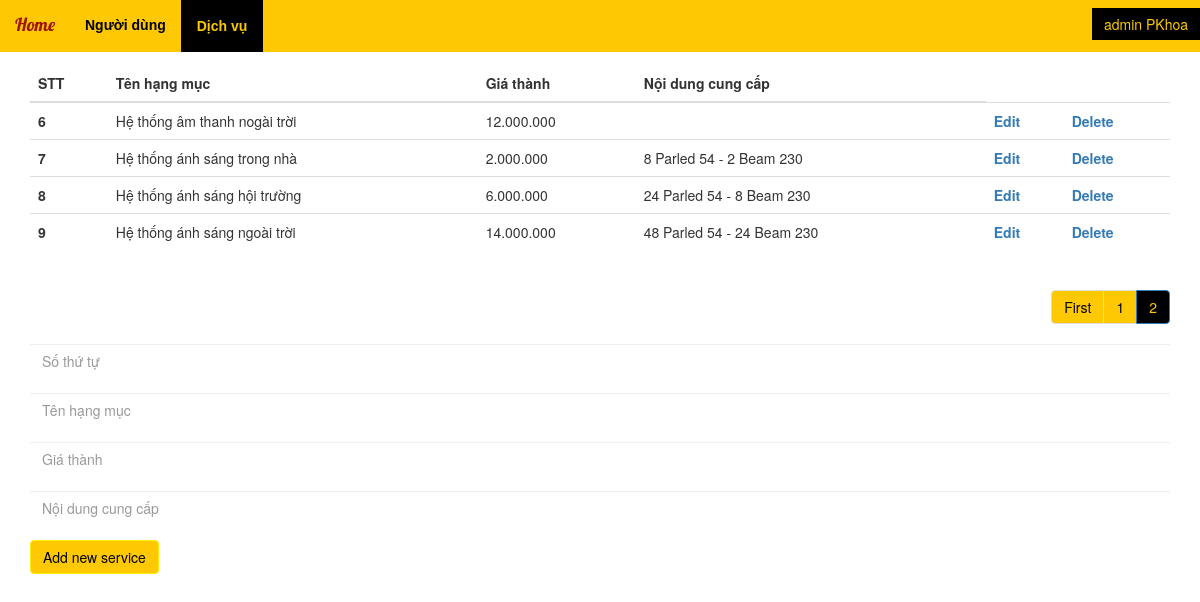
/admin_manage_service.php?page=2 (signed in), run on the app's committed database.
### tables this page shows
CREATE TABLE `services` (
  `id` int(11) NOT NULL,
  `name` varchar(50) DEFAULT NULL,
  `price` varchar(10) DEFAULT NULL,
  `detail` varchar(200) DEFAULT NULL,
  `imgsrc` varchar(100) DEFAULT NULL
);

### sesssion.php (called while the page is built, shortened)
<?php
	if (isset($_SESSION["type"])) {
		if ($_SESSION['type'] =='admin')
		{
		$type = $_SESSION['type'];
		$name = $_SESSION['username'];
		}
	}
?>

### admin_manage_service.php (the view, shortened to what this page needs)
<?php
	require "sesssion.php";
?>
<!DOCTYPE html>
<html lang="en">
<head>
	<link rel="stylesheet" href="https://maxcdn.bootstrapcdn.com/bootstrap/3.4.1/css/bootstrap.min.css">
	<link rel="stylesheet" type="text/css" href="style.css">
</head>
<body>
	<div class="fluid-container" style="margin-top: 15px;">
		<div class="fluid-container contact">
			<div class="row row-no-gutters">
				<div class="col-xs-6 col-sm-6 col-md-6 col-lg-6 text-center">
				</div>
				<div class="col-xs-6 col-sm-6 col-md-6 col-lg-6 text-center">
				</div>
			</div>
		</div>
		<nav class="navbar navbar-default navbar-fixed-top ">
			<div class="navbar-header">
				<a class="navbar-brand" href="index.php">Home</a>
			</div>
			<form class="navbar-form navbar-right dropdown"style="margin-right : -15px;" role="search" method="GET">
					<button type="submit"  data-toggle="dropdown"  class="dropdown-toggle btn btn-default btnsearch">
						<?php echo $type, ' ', $name ?>
					</button>
			</form>
			<div class="collapse navbar-collapse navbar-ex1-collapse">
				<ul class="nav navbar-nav">
                    <li><a href="admin_manage_user.php">Người dùng</a></li>
                    <li class="active"><a href="admin_manage_user.php">Dịch vụ</a></li>
				</ul>
			</div>
		</nav>
	</div>
    <br>
    <div class="container">
	    <?php
			$servername = "localhost";
			$username = "root";
			$password = "";
			$dbname = "examples";
			$conn = mysqli_connect($servername, $username, $password, $dbname);
			$showRecordPerPage = 5;
			if(isset($_GET['page']) && !empty($_GET['page'])){
				$currentPage = $_GET['page'];
			}else{
				$currentPage = 1;
			}
			$startFrom = ($currentPage * $showRecordPerPage) - $showRecordPerPage;
			$firstPage = 1;
			$previousPage = $currentPage - 1;
			$empSQL = "SELECT id, name, price, detail FROM `services` LIMIT $startFrom, $showRecordPerPage";
			$empResult = mysqli_query($conn, $empSQL);
		?>
        <table class="table">
            <thead class="thead-dark">
              <tr>
                <th scope="col">STT</th>
                <th scope="col">Tên hạng mục</th>
                <th scope="col">Giá thành</th>
                <th scope="col">Nội dung cung cấp</th>
              </tr>
			</thead>
            <tbody>
			<?php
			while($emp = mysqli_fetch_assoc($empResult)){
				?>
				<tr>
				<th scope="row"><?php echo $emp['id']; ?></th>
				<td><?php echo $emp['name']; ?></td>
                <td><?php echo $emp['price']; ?></td>
                <td><?php echo $emp['detail']; ?></td>
                <th><a href="<?php echo "edit_service.php?id=".$emp['id'];?>">Edit</a></th>
				<th><a href="<?php echo "delete_service.php?id=".$emp['id'];?>">Delete</a></th>
				</tr>
			<?php } ?>
            </tbody>
        </table>
        <nav aria-label="Page navigation">
			<ul class="pagination justify-content-end">
				<?php if($currentPage != $firstPage) { ?>
				<li class="page-item">
					<a class="page-link" href="?page=<?php echo $firstPage ?>" tabindex="-1" aria-label="Previous">
						<span aria-hidden="true">First</span>
					</a>
				</li>
				<?php } ?>
				<?php if($currentPage >= 2) { ?>
				<li class="page-item"><a class="page-link" href="?page=<?php echo $previousPage ?>"><?php echo $previousPage ?></a></li>
				<?php } ?>
				<li class="page-item active"><a class="page-link" href="?page=<?php echo $currentPage ?>"><?php echo $currentPage ?></a></li>
            </ul>
        </nav>
        <div>
            <form method="POST">
                <div class="form-group">
                    <input type="text" class="form-control" name="id" placeholder="Số thứ tự">
                </div>
                <div class="form-group">
                    <input type="text" class="form-control" name="name" placeholder="Tên hạng mục">
                </div>
                <div class="form-group">
                    <input type="text" class="form-control" name="price" placeholder="Giá thành">
                </div>
                <div class="form-group">
                    <input type="text" class="form-control" name="detail" placeholder="Nội dung cung cấp">
                </div>
                <button type="submit" class="btn btn-primary" name="submit" value="Add new service">Add new service</button>
            </form>
        </div>
    </div>
</body>
</html>

### style.css (style rules this page uses)
.contact { background-color: black; color : white; height: 30px; text-align: center; font-size: 12px; padding-top: 8px; }
.navbar { -webkit-border-radius: 0; -moz-border-radius: 0; border-radius: 0; border : none; margin-bottom: 0px; }
.navbar-default { background-color: #fec902; }
.navbar-default .navbar-brand { font-family: 'Lobster'; color: black; }
.navbar-default .navbar-nav > li > a { color: black; font-family: Arial, Helvetica, sans-serif; font-weight: bold; }
.navbar-default .navbar-nav > .active > a, .navbar-default .navbar-nav > .active > a:hover, .navbar-default .navbar-nav > .active > a:focus { color: #fec902; background-color: black; font-weight: bold; border : solid 1px black;; }
.form-control { border-radius: 0px; border : none; }
.btnsearch { border-radius: 0px; background-color: black; border : none; color: #fec902; }
.pagination { float: right; }
.pagination > li > a { color: black; background-color: #fec902; }
.pagination > .active > a { color: #fec902; background-color: black; }
.btn.btn-primary { color: black; background-color: #fec902; border-color: #feed02; }

### data on the page
services: id "6", name "Hệ thống âm thanh nogài trời", price "12.000.000"
services: id "7", name "Hệ thống ánh sáng trong nhà", price "2.000.000", detail "8 Parled 54 - 2 Beam 230"
services: id "8", name "Hệ thống ánh sáng hội trường", price "6.000.000", detail "24 Parled 54 - 8 Beam 230"
services: id "9", name "Hệ thống ánh sáng ngoài trời", price "14.000.000", detail "48 Parled 54 - 24 Beam 230"

### other printed values
$type "admin"
$name "PKhoa"
$previousPage "1"
$currentPage "2"
